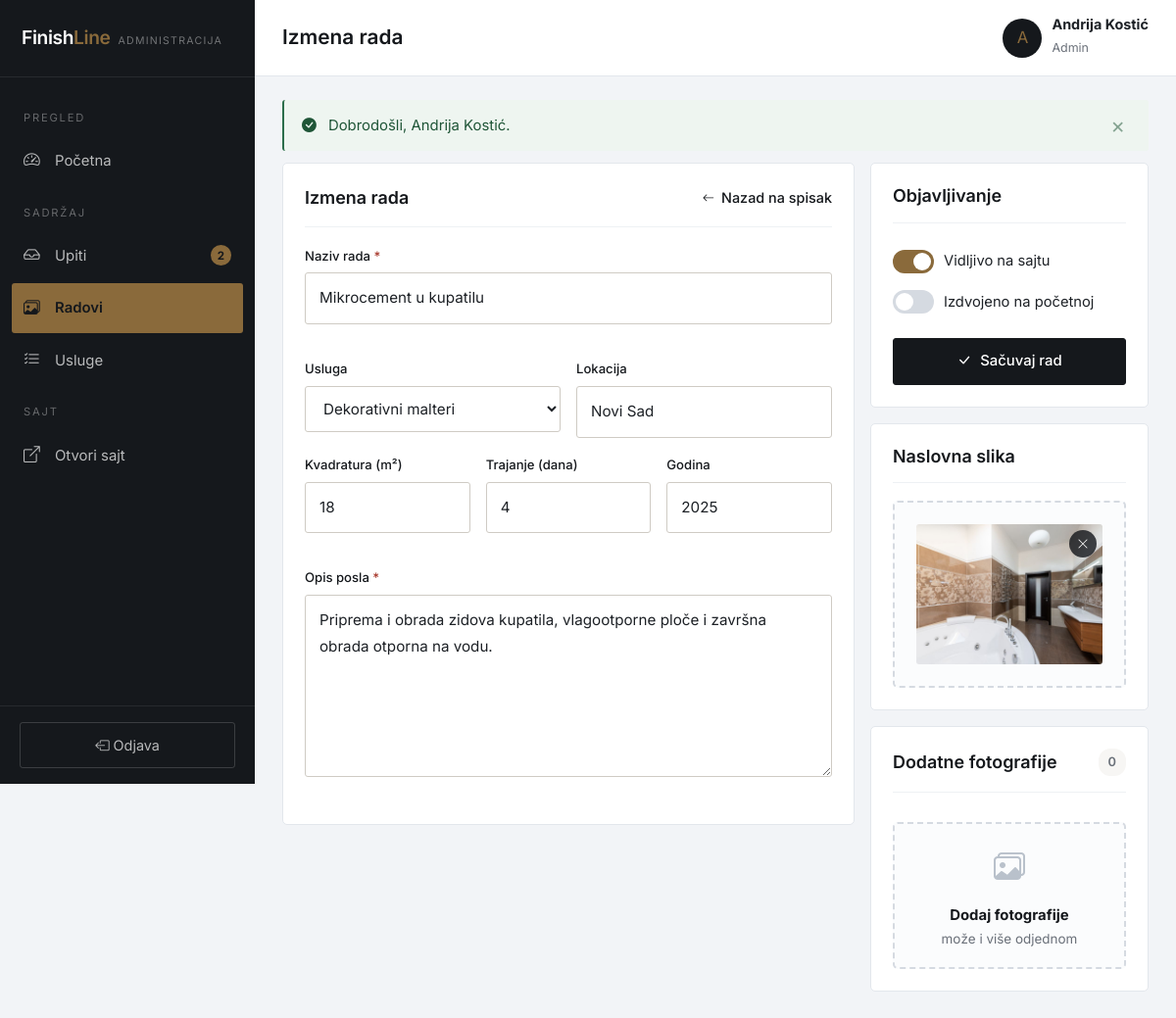
The page /admin/radovi/izmeni/8 (signed in) on the database its author committed.
### tables this page shows
CREATE TABLE `radovi` (
    `id`            INT UNSIGNED NOT NULL AUTO_INCREMENT,
    `naziv`         VARCHAR(160) NOT NULL,
    `usluga_id`     INT UNSIGNED DEFAULT NULL,
    `opis`          TEXT,
    `slika`         VARCHAR(255) DEFAULT NULL,
    `lokacija`      VARCHAR(120) NOT NULL DEFAULT '',
    `kvadratura`    INT UNSIGNED DEFAULT NULL,
    `trajanje_dana` INT UNSIGNED DEFAULT NULL,
    `godina`        SMALLINT UNSIGNED DEFAULT NULL,
    `izdvojen`      TINYINT(1) NOT NULL DEFAULT 0,
    `objavljen`     TINYINT(1) NOT NULL DEFAULT 1,
    `kreiran`       DATETIME NOT NULL DEFAULT CURRENT_TIMESTAMP,
    PRIMARY KEY (`id`),
    KEY `idx_radovi_usluga` (`usluga_id`),
    CONSTRAINT `fk_radovi_usluga` FOREIGN KEY (`usluga_id`)
        REFERENCES `usluge` (`id`) ON DELETE SET NULL
);

CREATE TABLE `usluge` (
    `id`          INT UNSIGNED NOT NULL AUTO_INCREMENT,
    `naziv`       VARCHAR(120) NOT NULL,
    `slug`        VARCHAR(140) NOT NULL,
    `ikona`       VARCHAR(60)  NOT NULL DEFAULT 'bi-tools',
    `kratak_opis` VARCHAR(255) NOT NULL DEFAULT '',
    `opis`        TEXT,
    `cena_od`     DECIMAL(10,2) NOT NULL DEFAULT 0.00,
    `jedinica`    VARCHAR(20)  NOT NULL DEFAULT 'm2',
    `slika`       VARCHAR(255) DEFAULT NULL,
    `redosled`    INT NOT NULL DEFAULT 0,
    `aktivna`     TINYINT(1) NOT NULL DEFAULT 1,
    PRIMARY KEY (`id`),
    UNIQUE KEY `uq_usluge_slug` (`slug`)
);

### app/core/Controller.php (called while the page is built, shortened)
<?php
abstract class Controller
{
    protected function prikaz(string $prikaz, array $podaci = [], string $layout = 'main'): void
    {
        $fajl = APP_ROOT . '/app/views/' . $prikaz . '.php';
        extract($podaci, EXTR_SKIP);
        require $fajl;
    }
}

### app/controllers/AdminController.php (called while the page is built, shortened)
<?php
final class AdminController extends Controller
{
    public function izmeniRad(string $id): void
    {
        $rad = $this->model('Rad')->nadji((int) $id);
        $this->formaRada($rad);
    }
    private function formaRada(?array $rad): void
    {
        $greske = $_SESSION['greske_rad'] ?? [];
        $this->prikaz('admin/rad-forma', [
            'naslovStrane' => ($rad === null ? 'Nov rad' : 'Izmena rada') . ' - administracija',
            'rad'          => $rad,
            'usluge'       => $this->model('Usluga')->sve(),
            'slike'        => $rad !== null ? $this->model('Rad')->slike((int) $rad['id']) : [],
            'greske'       => $greske,
        ], 'admin');
    }
}

### app/core/Aplikacija.php (called while the page is built, shortened)
<?php
final class Aplikacija
{
    private Router $ruter;
    public function __construct()
    {
        $this->ruter = new Router();
    }
    private function ucitajKlase(): void
    {
        spl_autoload_register(static function (string $klasa): void {
            $folderi = ['core', 'models', 'controllers'];
            foreach ($folderi as $folder) {
                $fajl = APP_ROOT . '/app/' . $folder . '/' . $klasa . '.php';
                if (is_file($fajl)) {
                    return;
                }
            }
        });
        require_once APP_ROOT . '/app/core/pomocne.php';
    }
    public function pokreni(): void
    {
        $url = $this->trenutnaAdresa();
        $ruta = $this->ruter->pronadji($url);
        $metoda = $ruta['metoda'];
        try {
            $kontroler = new $klasa();
            $kontroler->$metoda(...$ruta['parametri']);
        } catch (Throwable $e) {
            $this->obradiIzuzetak($e);
        }
    }
    private function trenutnaAdresa(): string
    {
        if (isset($_GET['url'])) {
            return trim((string) $_GET['url'], '/');
        }
        $putanja = parse_url($_SERVER['REQUEST_URI'] ?? '/', PHP_URL_PATH) ?? '/';
        return trim(rawurldecode($putanja), '/');
    }
}

### index.php (called while the page is built, shortened)
<?php
require_once __DIR__ . '/app/core/Aplikacija.php';
$aplikacija = new Aplikacija();
$aplikacija->pokreni();

### app/core/pomocne.php (called while the page is built, shortened)
<?php
function e($tekst): string
{
    return htmlspecialchars((string) $tekst, ENT_QUOTES | ENT_SUBSTITUTE, 'UTF-8');
}
function url(string $putanja = ''): string
{
    return BASE_URL . ltrim($putanja, '/');
}
function asset(string $putanja): string
{
    return BASE_URL . 'assets/' . ltrim($putanja, '/');
}
function slika(?string $putanja, string $rezervna = 'img/placeholder.svg'): string
{
    $putanja = ltrim($putanja, '/');
    if (is_file(APP_ROOT . '/assets/' . $putanja)) {
        return asset($putanja);
    }
    return asset($rezervna);
}

### app/core/Model.php (called while the page is built, shortened)
<?php
abstract class Model
{
    protected PDO $db;
    protected string $tabela = '';
    protected string $kljuc  = 'id';
    public function __construct()
    {
        $this->db = Database::veza();
    }
    protected function upit(string $sql, array $parametri = []): PDOStatement
    {
        $st = $this->db->prepare($sql);
        $st->execute($parametri);
        return $st;
    }
    protected function sviRedovi(string $sql, array $parametri = []): array
    {
        return $this->upit($sql, $parametri)->fetchAll();
    }
    protected function jedanRed(string $sql, array $parametri = []): ?array
    {
        $red = $this->upit($sql, $parametri)->fetch();
        return $red === false ? null : $red;
    }
    public function nadji(int $id): ?array
    {
        return $this->jedanRed("SELECT * FROM {$this->tabela} WHERE {$this->kljuc} = ?", [$id]);
    }
}

### app/core/Database.php (called while the page is built, shortened)
<?php
final class Database
{
    private static ?PDO $veza = null;
    public static function veza(): PDO
    {
        if (self::$veza !== null) {
            return self::$veza;
        }
        $dsn = sprintf('mysql:host=%s;dbname=%s;charset=%s', DB_HOST, DB_NAME, DB_CHARSET);
        try {
            self::$veza = new PDO($dsn, DB_USER, DB_PASS, [
                PDO::ATTR_ERRMODE            => PDO::ERRMODE_EXCEPTION,
                PDO::ATTR_DEFAULT_FETCH_MODE => PDO::FETCH_ASSOC,
                PDO::ATTR_EMULATE_PREPARES   => false,
                PDO::ATTR_STRINGIFY_FETCHES  => false,
            ]);
        } catch (PDOException $e) {
            if (DEBUG) {
                die('<h1>Greska pri povezivanju sa bazom</h1><p>' . htmlspecialchars($e->getMessage()) . '</p>'
                  . '<p>Proverite da li je MySQL pokrenut i da li je baza <b>' . DB_NAME . '</b> uvezena.</p>');
            }
            http_response_code(500);
            die('Trenutno nije moguce pristupiti bazi podataka.');
        }
        return self::$veza;
    }
}

### app/models/Usluga.php (called while the page is built, shortened)
<?php
final class Usluga extends Model
{
    public function sve(): array
    {
        return $this->sviRedovi('SELECT * FROM usluge ORDER BY redosled, naziv');
    }
}

### app/views/admin/rad-forma.php (the view, shortened to what this page needs)
<?php
$jeIzmena = $rad !== null;
$v = static function (string $polje, $podrazumevano = '') use ($rad) {
    if (isset($_SESSION['stari_unos'][$polje])) {
        return e($_SESSION['stari_unos'][$polje]);
    }
    return e($rad[$polje] ?? $podrazumevano);
};
?>
<form method="post" action="<?= url('admin/radovi/sacuvaj') ?>" class="admin-forma">
    <div class="row g-3">
        <div class="col-lg-8">
            <div class="admin-panel">
                <div class="admin-panel-vrh">
                    <h2><?= $jeIzmena ? 'Izmena rada' : 'Nov rad' ?></h2>
                    <a href="<?= url('admin/radovi') ?>" class="veza-strelica">
                        <i class="bi bi-arrow-left"></i> Nazad na spisak
                    </a>
                </div>
                <div class="row g-3">
                    <div class="col-12">
                        <label class="oznaka" for="naziv">Naziv rada <span>*</span></label>
                        <input type="text" class="polje <?= isset($greske['naziv']) ? 'polje-greska' : '' ?>"
                               id="naziv" name="naziv" value="<?= $v('naziv') ?>" required maxlength="160"
                               placeholder="npr. Stan u novogradnji, Grbavica">
                        <small class="greska-polja"><?= e($greske['naziv'] ?? '') ?></small>
                    </div>
                    <div class="col-md-6">
                        <label class="oznaka" for="usluga_id">Usluga</label>
                        <select class="polje" id="usluga_id" name="usluga_id">
                            <?php foreach ($usluge as $u): ?>
                                <option value="<?= (int) $u['id'] ?>"
                                    <?= (string) ($rad['usluga_id'] ?? '') === (string) $u['id'] ? 'selected' : '' ?>>
                                    <?= e($u['naziv']) ?>
                                </option>
                            <?php endforeach; ?>
                        </select>
                    </div>
                    <div class="col-md-6">
                        <label class="oznaka" for="lokacija">Lokacija</label>
                        <input type="text" class="polje" id="lokacija" name="lokacija"
                               value="<?= $v('lokacija') ?>" maxlength="120" placeholder="npr. Novi Sad">
                    </div>
                    <div class="col-md-4">
                        <label class="oznaka" for="kvadratura">Kvadratura (m&sup2;)</label>
                        <input type="number" class="polje" id="kvadratura" name="kvadratura"
                               value="<?= $v('kvadratura') ?>" min="0" max="100000">
                    </div>
                    <div class="col-md-4">
                        <label class="oznaka" for="trajanje_dana">Trajanje (dana)</label>
                        <input type="number" class="polje" id="trajanje_dana" name="trajanje_dana"
                               value="<?= $v('trajanje_dana') ?>" min="0" max="999">
                    </div>
                    <div class="col-md-4">
                        <label class="oznaka" for="godina">Godina</label>
                        <input type="number" class="polje <?= isset($greske['godina']) ? 'polje-greska' : '' ?>"
                               id="godina" name="godina" value="<?= $v('godina', (string) date('Y')) ?>"
                               min="2000" max="<?= (int) date('Y') + 1 ?>">
                        <small class="greska-polja"><?= e($greske['godina'] ?? '') ?></small>
                    </div>
                    <div class="col-12">
                        <label class="oznaka" for="opis">Opis posla <span>*</span></label>
                        <textarea class="polje <?= isset($greske['opis']) ? 'polje-greska' : '' ?>"
                                  id="opis" name="opis" rows="6" required
                                  placeholder="Šta je urađeno, u kom obimu, na koji način..."><?= $v('opis') ?></textarea>
                        <small class="greska-polja"><?= e($greske['opis'] ?? '') ?></small>
                    </div>
                </div>
            </div>
        </div>
        <div class="col-lg-4">
            <div class="admin-panel">
                <div class="admin-panel-vrh"><h2>Objavljivanje</h2></div>
                <label class="prekidac">
                    <span class="prekidac-telo"></span>
                    <span>Vidljivo na sajtu</span>
                </label>
                <label class="prekidac">
                    <span class="prekidac-telo"></span>
                    <span>Izdvojeno na početnoj</span>
                </label>
                <button type="submit" class="dugme dugme-glavno w-100 mt-3">
                    <i class="bi bi-check-lg"></i> Sačuvaj rad
                </button>
            </div>
            <div class="admin-panel mt-3">
                <div class="admin-panel-vrh"><h2>Naslovna slika</h2></div>
                <div class="zona-otpremanja" id="zonaNaslovne" data-grupa="radovi">
                    <div class="zona-pregled" id="pregledNaslovne" <?= $v('slika') === '' ? 'hidden' : '' ?>>
                        <img src="<?= slika($rad['slika'] ?? null) ?>" alt="Naslovna slika" id="slikaNaslovne">
                        <button type="button" class="zona-ukloni" id="ukloniNaslovnu" title="Ukloni">
                            <i class="bi bi-x-lg"></i>
                        </button>
                    </div>
                </div>
            </div>
            <?php if ($jeIzmena): ?>
                <div class="admin-panel mt-3">
                    <div class="admin-panel-vrh">
                        <h2>Dodatne fotografije</h2>
                        <span class="admin-brojka" id="brojFotografija"><?= count($slike) ?></span>
                    </div>
                    <div class="zona-otpremanja mala" id="zonaDodatnih" data-grupa="radovi" data-rad="<?= (int) $rad['id'] ?>">
                        <div class="zona-prazna">
                            <i class="bi bi-images"></i>
                            <strong>Dodaj fotografije</strong>
                            <span>može i više odjednom</span>
                        </div>
                    </div>
                </div>
            <?php endif; ?>
        </div>
    </div>
</form>

### rows shown on the page
radovi: naziv "Mikrocement u kupatilu", usluga_id "Dekorativni malteri", lokacija "Novi Sad", kvadratura "18", trajanje_dana "4", godina "2025", opis "Priprema i obrada zidova kupatila, vlagootporne ploče i završna obrada otporna na vodu.", slika (picture)

### other values the page prints
$novih "2"
mb_substr($k['ime'] ?? 'A', 0, 1, 'UTF-8') "A"
$k['ime'] "Andrija Kostić"
$k['uloga'] "Admin"
$p['tekst'] "Dobrodošli, Andrija Kostić."
count($slike) "0"
